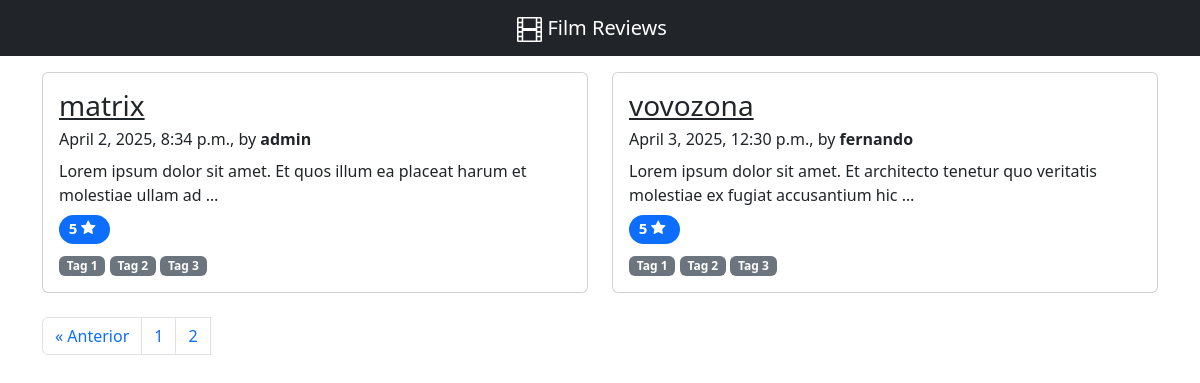
The app's page /reviews/?page=2, older data.
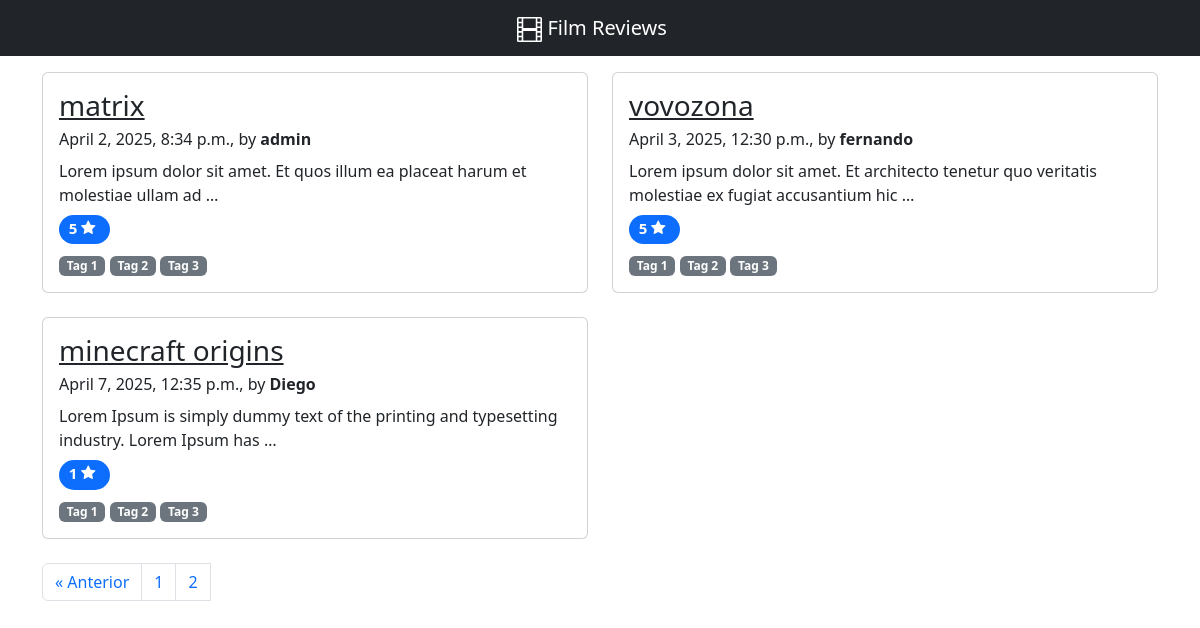
The same page, newer data.
### review/models.py (models this page shows, shortened)
class Review(models.Model):
    class status(models.IntegerChoices):
        DRAFT = (5,"Draft")
        PUBLISHED = (10,"Published")
    class RatingChoices(models.IntegerChoices):
        BAD = (0,"0 - BAD")
        POOR = (1,"1 - POOR")
        FAIR = (2,"2 - FAIR")
        GOOD = (3,"3 - GOOD")
        EXCELLENT = (4,"4 - EXCELLENT")
        EXCEPTIONAL = (5,"5 - EXCEPTIONAL")
    title = models.CharField(max_length=200)
    slugfied_title = models.SlugField(max_length=200, unique_for_date="published_ad")
    status = models.IntegerField(choices=status.choices, default=status.DRAFT)
    body = models.TextField()
    author = models.ForeignKey(User, on_delete=models.CASCADE)
    rating = models.IntegerField(choices=RatingChoices.choices, default=RatingChoices.GOOD)
    id = int
    published_ad = models.DateTimeField(default=timezone.now)
    created_ad = models.DateTimeField(auto_now_add=True)
    updated_ad = models.DateTimeField(auto_now=True)
    objects = models.Manager()
    published = PublishedManage()
    comments: models.Manager["Comment"]
    def get_absolute_url(self):
        from django.urls import reverse
        return reverse("reviews:review_detail",
                       args=[self.published_ad.year, self.published_ad.month,
                                   self.published_ad.day,self.slugfied_title])

### review/views.py (the view)
# urls.py: path("", views.review_list, name="review_list"),
def review_list(request):
    reviews = Review.published.all()
    paginator = Paginator(reviews, 5)
    page_number = request.GET.get("page", 1)
    try:
        review_page = paginator.page(page_number)
    except (PageNotAnInteger,EmptyPage):
        review_page = paginator.page(1)
    return render(request, "review/list.html", {"review_page": review_page})

### review/models.py (called while the page is built)
    def get_queryset(self) -> QuerySet:
        return super().get_queryset().filter(status='10')

### review/templates/review/list.html (shortened to what this page needs)
{% extends 'review/base.html' %}
{% block content %}
  {% for review in review_page %}
    <div class="col-md-6">
      <div class="card flex-md-row mb-4 box-shadow h-md-250">
        <div class="card-body d-flex flex-column align-items-start">
          <h3 class="mb-1">
            <a class="text-dark" href="{{ review.get_absolute_url }}">{{ review.title }}</a>
          </h3>
          <div class="mb-2">
            {{ review.published_ad }},
            by <strong>{{ review.author.username }}</strong>
          </div>
          <p class="card-text mb-auto">{{ review.body | truncatewords:15 }}</p>
          <div class="bd-example m-0 border-0 mt-2">
            <h5>
              <span class="badge rounded-pill text-bg-primary">
                {{ review.rating }}
              </span>
            </h5>
            <a href=""><span class="badge text-bg-secondary">Tag 1</span></a>
            <a href=""><span class="badge text-bg-secondary">Tag 2</span></a>
            <a href=""><span class="badge text-bg-secondary">Tag 3</span></a>
          </div>
        </div>
      </div>
    </div>
  {% endfor %}
  {% include "pagination.html" with page=review_page %}
{% endblock %}

Row changes from the older to the newer data that the page shows:
added Review: title "minecraft origins", published_ad "April 7, 2025, 12:35 p.m.", author.username "Diego", body "Lorem Ipsum is simply dummy text of the printing and typesetting industry. Lorem Ipsum has …", rating "1"
